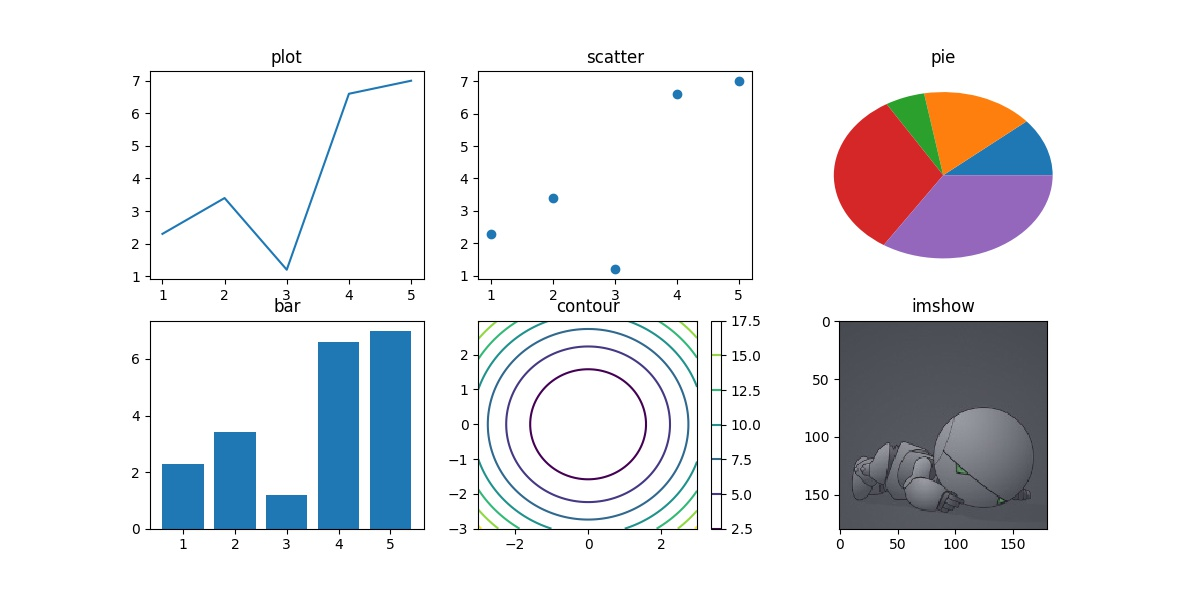

Generate this figure with Python:
import matplotlib.pyplot as plt

# 1D data
x = [1,2,3,4,5]
y = [2.3,3.4,1.2,6.6,7.0]

plt.figure(figsize=(12,6))

plt.subplot(231)
plt.plot(x,y) # 折线
plt.title("plot")

plt.subplot(232)
plt.scatter(x, y) # 散点
plt.title("scatter")

plt.subplot(233)
plt.pie(y) # 比例饼图
plt.title("pie")

plt.subplot(234)
plt.bar(x, y) # 柱状图
plt.title("bar")

# 2D data
import numpy as np
delta = 0.025
x = y = np.arange(-3.0, 3.0, delta) #返回一个等差数组
X, Y = np.meshgrid(x, y)
Z    = Y**2 + X**2

plt.subplot(235)
plt.contour(X,Y,Z)
plt.colorbar()
plt.title("contour")

# read image
import matplotlib.image as mpimg
img=mpimg.imread('lying_robot.jpg')

plt.subplot(236)
plt.imshow(img)
plt.title("imshow")

plt.ion()
plt.show()
plt.waitforbuttonpress()
plt.savefig("matplot_sample.jpg")